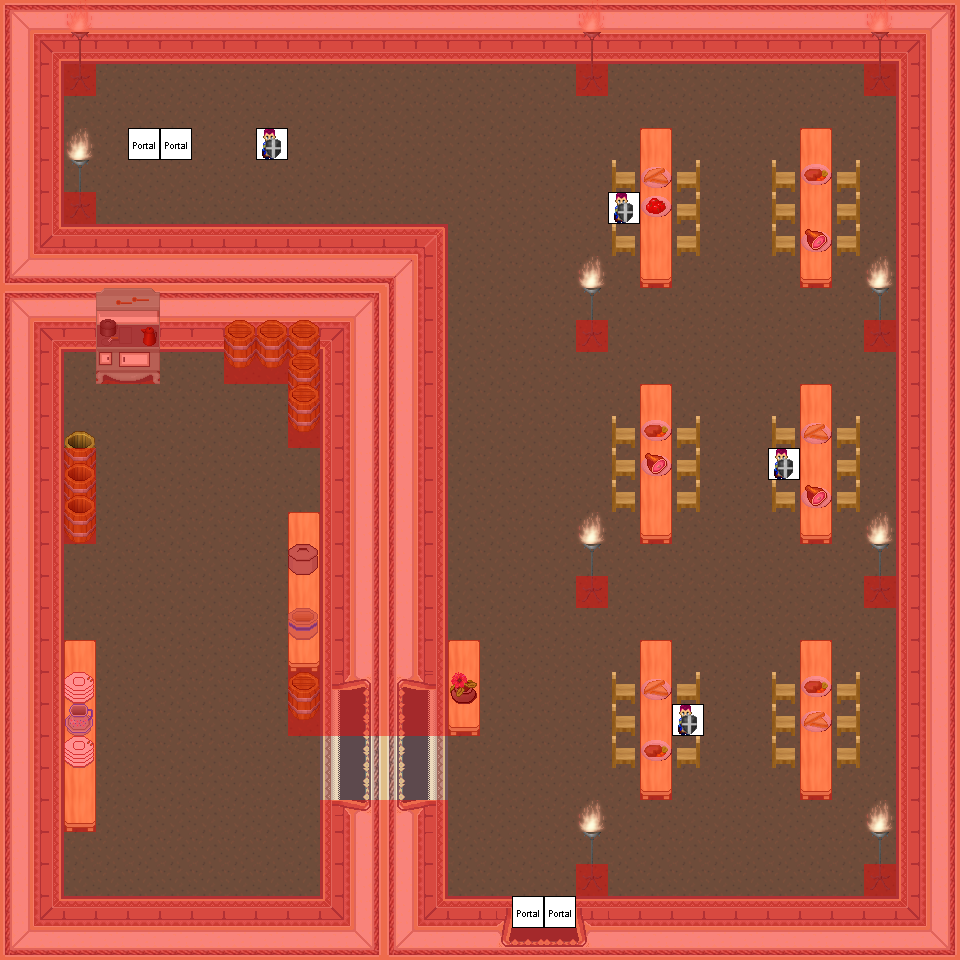

Tiled map render using the project's own tile images. Description and the map definition, with tile-layer contents summarised, below:
An orthogonal 30x30 tile map with 32x32 px tiles, 7 tile layers (0_floor, 1_terrain, 2_object, 3_roof, ...), 22 tilesets and 4 objects (2x mapchange_exit, 2x mapchange).

<map version="1.8" tiledversion="1.8.4" orientation="orthogonal" renderorder="right-down" width="30" height="30" tilewidth="32" tileheight="32" infinite="0" nextlayerid="8" nextobjectid="1">
 <tileset firstgid="1" name="wall" tilewidth="32" tileheight="32" tilecount="16" columns="2">
  <image source="../../tileset/building/wall/int_wall_pale.png" width="64" height="256" />
 </tileset>
 <tileset firstgid="17" name="wall2" tilewidth="32" tileheight="32" tilecount="20" columns="2">
  <image source="../../tileset/building/wall/int_wall_purple.png" width="64" height="320" />
 </tileset>
 <tileset firstgid="37" name="entrance" tilewidth="32" tileheight="32" tilecount="36" columns="9">
  <image source="../../tileset/building/entrance/pale_red_ns.png" width="288" height="128" />
 </tileset>
 <tileset firstgid="73" name="barrell" tilewidth="32" tileheight="32" tilecount="2" columns="1">
  <image source="../../tileset/item/pot/barrel_tall.png" width="32" height="64" />
 </tileset>
 <tileset firstgid="75" name="barel" tilewidth="32" tileheight="32" tilecount="2" columns="1">
  <image source="../../tileset/item/pot/small_barrel.png" width="32" height="64" />
 </tileset>
 <tileset firstgid="77" name="collision" tilewidth="32" tileheight="32" tilecount="1" columns="1">
  <image source="../../tileset/logic/collision.png" width="32" height="32" />
 </tileset>
 <tileset firstgid="78" name="portal" tilewidth="32" tileheight="32" tilecount="24" columns="8">
  <image source="../../tileset/logic/portal.png" width="256" height="96" />
 </tileset>
 <tileset firstgid="102" name="ground2" tilewidth="32" tileheight="32" tilecount="2" columns="1">
  <image source="../../tileset/ground/brown_2.png" width="32" height="64" />
 </tileset>
 <tileset firstgid="104" name="entrance2" tilewidth="32" tileheight="32" tilecount="48" columns="8">
  <image source="../../tileset/building/entrance/pale_red_ew.png" width="256" height="192" />
 </tileset>
 <tileset firstgid="152" name="entrance 2 details" tilewidth="32" tileheight="32" tilecount="6" columns="2">
  <image source="../../tileset/building/entrance/detail_ew.png" width="64" height="96" />
 </tileset>
 <tileset firstgid="158" name="stove" tilewidth="32" tileheight="32" tilecount="6" columns="2">
  <image source="../../tileset/furniture/kitchen/stove.png" width="64" height="96" />
 </tileset>
 <tileset firstgid="164" name="table 2" tilewidth="32" tileheight="32" tilecount="3" columns="1">
  <image source="../../tileset/furniture/table/long_front_on_pale.png" width="32" height="96" />
 </tileset>
 <tileset firstgid="167" name="dishes" tilewidth="32" tileheight="32" tilecount="6" columns="2">
  <image source="../../tileset/furniture/crockery/dishes.png" width="64" height="96" />
 </tileset>
 <tileset firstgid="173" name="meal 1" tilewidth="32" tileheight="32" tilecount="2" columns="2">
  <image source="../../tileset/item/food/meals_1.png" width="64" height="32" />
 </tileset>
 <tileset firstgid="175" name="meal 2" tilewidth="32" tileheight="32" tilecount="2" columns="1">
  <image source="../../tileset/item/food/meals_2.png" width="32" height="64" />
 </tileset>
 <tileset firstgid="177" name="chair" tilewidth="32" tileheight="32" tilecount="4" columns="2">
  <image source="../../tileset/furniture/chair/wooden_pale.png" width="64" height="64" />
 </tileset>
 <tileset firstgid="181" name="steel lamp" tilewidth="32" tileheight="32" tilecount="3" columns="1">
  <image source="../../tileset/furniture/light/iron_lamp.png" width="32" height="96" />
 </tileset>
 <tileset firstgid="184" name="flames" tilewidth="32" tileheight="32" tilecount="6" columns="6">
  <image source="../../tileset/furniture/light/flames.png" width="192" height="32" />
 </tileset>
 <tileset firstgid="190" name="stairs" tilewidth="32" tileheight="32" tilecount="12" columns="2">
  <image source="../../tileset/building/stairs/stairs.png" width="64" height="192" />
 </tileset>
 <tileset firstgid="202" name="imperials" tilewidth="32" tileheight="32" tilecount="16" columns="8">
  <image source="../../tileset/logic/creature/human_imperial.png" width="256" height="64" />
 </tileset>
 <tileset firstgid="218" name="pale_red_ew_transparent_doors" tilewidth="32" tileheight="32" tilecount="24" columns="4">
  <image source="../../tileset/building/entrance/pale_red_ew_transparent_doors.png" width="128" height="192" />
 </tileset>
 <tileset firstgid="242" name="flower_vase" tilewidth="32" tileheight="32" tilecount="3" columns="3">
  <image source="../../tileset/plant/indoor/flower_vase.png" width="96" height="32" />
 </tileset>
 <layer id="1" name="0_floor" width="30" height="30">
  <data>[900 cells, 900 non-empty, 1 distinct tile ids]</data>
 </layer>
 <layer id="2" name="1_terrain" width="30" height="30">
  <data>[900 cells, 408 non-empty, 49 distinct tile ids]</data>
 </layer>
 <layer id="3" name="2_object" width="30" height="30">
  <data>[900 cells, 79 non-empty, 27 distinct tile ids]</data>
 </layer>
 <layer id="4" name="3_roof" width="30" height="30">
  <data>[900 cells, 35 non-empty, 15 distinct tile ids]</data>
 </layer>
 <layer id="5" name="objects" width="30" height="30">
  <data>[900 cells, 8 non-empty, 2 distinct tile ids]</data>
 </layer>
 <layer id="6" name="collision" width="30" height="30" opacity="0.44">
  <data>[900 cells, 396 non-empty, 1 distinct tile ids]</data>
 </layer>
 <layer id="7" name="protection" width="30" height="30">
  <data>[900 cells, 0 non-empty, 0 distinct tile ids]</data>
 </layer>
 <objectgroup name="Mapevents">
  <object name="house3_entrance_west" type="mapchange_exit" id="1" x="512" y="896" width="32" height="32">
   <properties>
    <property name="map" value="-1_fado_great_cave_w2_x3_y3" />
    <property name="place" value="house3_west_entrance" />
   </properties>
  </object>
  <object name="house3_entrance_east" type="mapchange_exit" id="2" x="544" y="896" width="32" height="32">
   <properties>
    <property name="map" value="-1_fado_great_cave_w2_x3_y3" />
    <property name="place" value="house3_east_entrance" />
   </properties>
  </object>
  <object name="house30_stairs1_west" type="mapchange" id="3" x="128" y="128" width="32" height="32">
   <properties>
    <property name="map" value="int_sedah_barracks_1_x0_y0" />
    <property name="place" value="house31_stairs1_west" />
   </properties>
  </object>
  <object name="house30_stairs1_east" type="mapchange" id="4" x="160" y="128" width="32" height="32">
   <properties>
    <property name="map" value="int_sedah_barracks_1_x0_y0" />
    <property name="place" value="house31_stairs1_east" />
   </properties>
  </object>
 </objectgroup>
</map>
